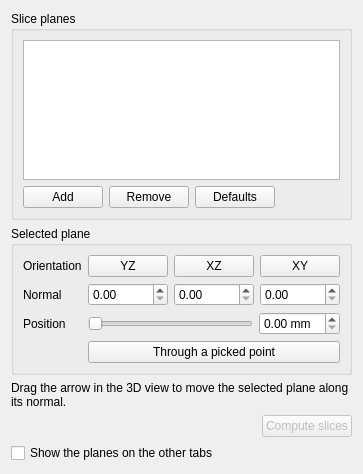
       <widget class="QWidget" name="planesTab">
        <attribute name="title">
         <string>Planes</string>
        </attribute>
        <layout class="QVBoxLayout" name="planesTabLayout">
         <item>
          <widget class="QGroupBox" name="planeListGroup">
           <property name="title">
            <string>Slice planes</string>
           </property>
           <layout class="QVBoxLayout" name="planeListLayout">
            <item>
             <widget class="QListWidget" name="planeList">
              <property name="maximumSize">
               <size>
                <width>16777215</width>
                <height>140</height>
               </size>
              </property>
             </widget>
            </item>
            <item>
             <layout class="QHBoxLayout" name="planeListButtons">
              <item>
               <widget class="QPushButton" name="addPlaneButton">
                <property name="toolTip">
                 <string>Add a copy of the selected plane</string>
                </property>
                <property name="text">
                 <string>Add</string>
                </property>
               </widget>
              </item>
              <item>
               <widget class="QPushButton" name="removePlaneButton">
                <property name="text">
                 <string>Remove</string>
                </property>
               </widget>
              </item>
              <item>
               <widget class="QPushButton" name="resetPlanesButton">
                <property name="toolTip">
                 <string>The planes through the model center normal to x, y and z</string>
                </property>
                <property name="text">
                 <string>Defaults</string>
                </property>
               </widget>
              </item>
              <item>
               <spacer name="planeListButtonsSpacer">
                <property name="orientation">
                 <enum>Qt::Orientation::Horizontal</enum>
                </property>
                <property name="sizeHint" stdset="0">
                 <size>
                  <width>0</width>
                  <height>20</height>
                 </size>
                </property>
               </spacer>
              </item>
             </layout>
            </item>
           </layout>
          </widget>
         </item>
         <item>
          <widget class="QGroupBox" name="planeEditGroup">
           <property name="title">
            <string>Selected plane</string>
           </property>
           <layout class="QFormLayout" name="planeEditLayout">
            <item row="0" column="0">
             <widget class="QLabel" name="planeOrientationLabel">
              <property name="text">
               <string>Orientation</string>
              </property>
             </widget>
            </item>
            <item row="0" column="1">
             <layout class="QHBoxLayout" name="planeOrientationLayout">
              <item>
               <widget class="QPushButton" name="planeYZButton">
                <property name="toolTip">
                 <string>Normal to x</string>
                </property>
                <property name="text">
                 <string>YZ</string>
                </property>
               </widget>
              </item>
              <item>
               <widget class="QPushButton" name="planeXZButton">
                <property name="toolTip">
                 <string>Normal to y</string>
                </property>
                <property name="text">
                 <string>XZ</string>
                </property>
               </widget>
              </item>
              <item>
               <widget class="QPushButton" name="planeXYButton">
                <property name="toolTip">
                 <string>Normal to z</string>
                </property>
                <property name="text">
                 <string>XY</string>
                </property>
               </widget>
              </item>
             </layout>
            </item>
            <item row="1" column="0">
             <widget class="QLabel" name="planeNormalLabel">
              <property name="text">
               <string>Normal</string>
              </property>
             </widget>
            </item>
            <item row="1" column="1">
             <layout class="QHBoxLayout" name="planeNormalLayout">
              <item>
               <widget class="QDoubleSpinBox" name="planeNx">
                <property name="toolTip">
                 <string>x of the normal, any length, for example 1, -1, 0 for the plane y = x</string>
                </property>
               </widget>
              </item>
              <item>
               <widget class="QDoubleSpinBox" name="planeNy">
                <property name="toolTip">
                 <string>y of the normal</string>
                </property>
               </widget>
              </item>
              <item>
               <widget class="QDoubleSpinBox" name="planeNz">
                <property name="toolTip">
                 <string>z of the normal</string>
                </property>
               </widget>
              </item>
             </layout>
            </item>
            <item row="2" column="0">
             <widget class="QLabel" name="planeOffsetLabel">
              <property name="text">
               <string>Position</string>
              </property>
             </widget>
            </item>
            <item row="2" column="1">
             <layout class="QHBoxLayout" name="planeOffsetLayout">
              <item>
               <widget class="QSlider" name="planeOffsetSlider">
                <property name="toolTip">
                 <string>Moves the plane along its normal across the model</string>
                </property>
                <property name="orientation">
                 <enum>Qt::Orientation::Horizontal</enum>
                </property>
               </widget>
              </item>
              <item>
               <widget class="QDoubleSpinBox" name="planeOffset">
                <property name="toolTip">
                 <string>Signed distance of the plane from the origin along its normal</string>
                </property>
                <property name="suffix">
                 <string> mm</string>
                </property>
               </widget>
              </item>
             </layout>
            </item>
            <item row="3" column="1">
             <widget class="QPushButton" name="pickPlaneButton">
              <property name="toolTip">
               <string>Click a point on a surface in the 3D view to put the plane through it</string>
              </property>
              <property name="text">
               <string>Through a picked point</string>
              </property>
              <property name="checkable">
               <bool>true</bool>
              </property>
             </widget>
            </item>
           </layout>
          </widget>
         </item>
         <item>
          <widget class="QLabel" name="planesHelp">
           <property name="text">
            <string>Drag the arrow in the 3D view to move the selected plane along its normal.</string>
           </property>
           <property name="wordWrap">
            <bool>true</bool>
           </property>
          </widget>
         </item>
         <item>
          <layout class="QHBoxLayout" name="planeSliceLayout">
           <item>
            <widget class="QLabel" name="planeSliceInfo">
             <property name="sizePolicy">
              <sizepolicy hsizetype="Expanding" vsizetype="Preferred">
               <horstretch>0</horstretch>
               <verstretch>0</verstretch>
              </sizepolicy>
             </property>
             <property name="text">
              <string/>
             </property>
             <property name="wordWrap">
              <bool>true</bool>
             </property>
            </widget>
           </item>
           <item>
            <widget class="QPushButton" name="planeComputeButton">
             <property name="enabled">
              <bool>false</bool>
             </property>
             <property name="toolTip">
              <string>Compute the E-field on these planes for the loaded result</string>
             </property>
             <property name="text">
              <string>Compute slices</string>
             </property>
            </widget>
           </item>
          </layout>
         </item>
         <item>
          <widget class="QCheckBox" name="showPlanes">
           <property name="text">
            <string>Show the planes on the other tabs</string>
           </property>
          </widget>
         </item>
         <item>
          <spacer name="planesSpacer">
           <property name="orientation">
            <enum>Qt::Orientation::Vertical</enum>
           </property>
           <property name="sizeHint" stdset="0">
            <size>
             <width>20</width>
             <height>0</height>
            </size>
           </property>
          </spacer>
         </item>
        </layout>
       </widget>
